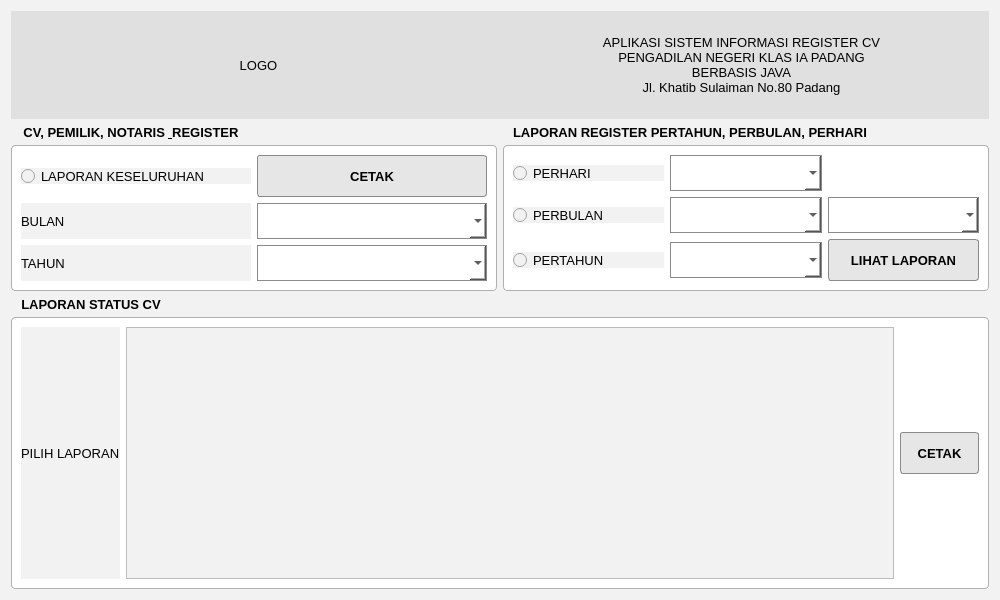
<?xml version="1.0" encoding="UTF-8"?>
<ui version="4.0">
 <class>Form</class>
 <widget class="QWidget" name="Form">
  <property name="geometry">
   <rect>
    <x>0</x>
    <y>0</y>
    <width>1000</width>
    <height>600</height>
   </rect>
  </property>
  <property name="windowTitle">
   <string>Menu Laporan</string>
  </property>
  <property name="styleSheet">
   <string>
QWidget {
    background-color: #f2f2f2;
    font-family: Arial;
    font-size: 10pt;
    color: #000000;
}

QGroupBox {
    background-color: #ffffff;
    border: 1px solid #b0b0b0;
    border-radius: 4px;
    margin-top: 20px;
    font-weight: bold;
}

QGroupBox::title {
    subcontrol-origin: margin;
    subcontrol-position: top left;
    padding: 0 8px;
}

QLabel { color: #000000; }

QPushButton {
    background-color: #e6e6e6;
    border: 1px solid #8a8a8a;
    border-radius: 3px;
    padding: 6px 16px;
    min-height: 28px;
    font-weight: bold;
}

QPushButton:hover { background-color: #dcdcdc; }
QPushButton:pressed { background-color: #cfcfcf; }

QComboBox {
    background-color: #ffffff;
    border: 1px solid #8a8a8a;
    padding: 4px 6px;
    min-height: 26px;
}

QRadioButton { spacing: 6px; }
   </string>
  </property>
  <layout class="QVBoxLayout">
   <item>
    <widget class="QFrame" name="frame">
     <property name="styleSheet">
      <string>background-color:#e0e0e0;</string>
     </property>
     <layout class="QHBoxLayout">
      <item>
       <widget class="QLabel" name="label">
        <property name="minimumSize">
         <size>
          <width>90</width>
          <height>90</height>
         </size>
        </property>
        <property name="text">
         <string>LOGO</string>
        </property>
        <property name="alignment">
         <set>Qt::AlignmentFlag::AlignCenter</set>
        </property>
       </widget>
      </item>
      <item>
       <widget class="QLabel" name="label">
        <property name="text">
         <string>
APLIKASI SISTEM INFORMASI REGISTER CV
PENGADILAN NEGERI KLAS IA PADANG
BERBASIS JAVA
Jl. Khatib Sulaiman No.80 Padang
         </string>
        </property>
        <property name="alignment">
         <set>Qt::AlignmentFlag::AlignCenter</set>
        </property>
       </widget>
      </item>
     </layout>
    </widget>
   </item>
   <item>
    <layout class="QHBoxLayout">
     <item>
      <widget class="QGroupBox" name="groupBox">
       <property name="title">
        <string>CV, PEMILIK, NOTARIS &amp; REGISTER</string>
       </property>
       <layout class="QGridLayout">
        <item row="0" column="1">
         <widget class="QPushButton" name="btnCetakCV">
          <property name="text">
           <string>CETAK</string>
          </property>
         </widget>
        </item>
        <item row="1" column="0">
         <widget class="QLabel" name="label">
          <property name="text">
           <string>BULAN</string>
          </property>
         </widget>
        </item>
        <item row="0" column="0">
         <widget class="QRadioButton" name="rbCV">
          <property name="text">
           <string>LAPORAN KESELURUHAN</string>
          </property>
         </widget>
        </item>
        <item row="1" column="1">
         <widget class="QComboBox" name="cbBulan"/>
        </item>
        <item row="2" column="1">
         <widget class="QComboBox" name="cbTahun"/>
        </item>
        <item row="2" column="0">
         <widget class="QLabel" name="label">
          <property name="text">
           <string>TAHUN</string>
          </property>
         </widget>
        </item>
       </layout>
      </widget>
     </item>
     <item>
      <widget class="QGroupBox" name="groupBox">
       <property name="title">
        <string>LAPORAN REGISTER PERTAHUN, PERBULAN, PERHARI</string>
       </property>
       <layout class="QGridLayout">
        <item row="0" column="0">
         <widget class="QRadioButton" name="rbPerHari">
          <property name="text">
           <string>PERHARI</string>
          </property>
         </widget>
        </item>
        <item row="0" column="1">
         <widget class="QComboBox" name="cbBulan2"/>
        </item>
        <item row="1" column="0">
         <widget class="QRadioButton" name="rbPerBulan">
          <property name="text">
           <string>PERBULAN</string>
          </property>
         </widget>
        </item>
        <item row="1" column="1">
         <widget class="QComboBox" name="cbBulan3"/>
        </item>
        <item row="1" column="2">
         <widget class="QComboBox" name="cbTahun2"/>
        </item>
        <item row="2" column="0">
         <widget class="QRadioButton" name="rbPerTahun">
          <property name="text">
           <string>PERTAHUN</string>
          </property>
         </widget>
        </item>
        <item row="2" column="1">
         <widget class="QComboBox" name="cbTahun3"/>
        </item>
        <item row="2" column="2">
         <widget class="QPushButton" name="btnLihatTahun">
          <property name="text">
           <string>LIHAT LAPORAN</string>
          </property>
         </widget>
        </item>
       </layout>
      </widget>
     </item>
    </layout>
   </item>
   <item>
    <widget class="QGroupBox" name="groupBox">
     <property name="title">
      <string>LAPORAN STATUS CV</string>
     </property>
     <layout class="QHBoxLayout">
      <item>
       <widget class="QLabel" name="label">
        <property name="text">
         <string>PILIH LAPORAN</string>
        </property>
       </widget>
      </item>
      <item>
       <widget class="QTableWidget" name="tableWidget"/>
      </item>
      <item>
       <widget class="QPushButton" name="btnCetakStatus">
        <property name="text">
         <string>CETAK</string>
        </property>
       </widget>
      </item>
     </layout>
    </widget>
   </item>
  </layout>
 </widget>
 <resources/>
 <connections/>
</ui>
